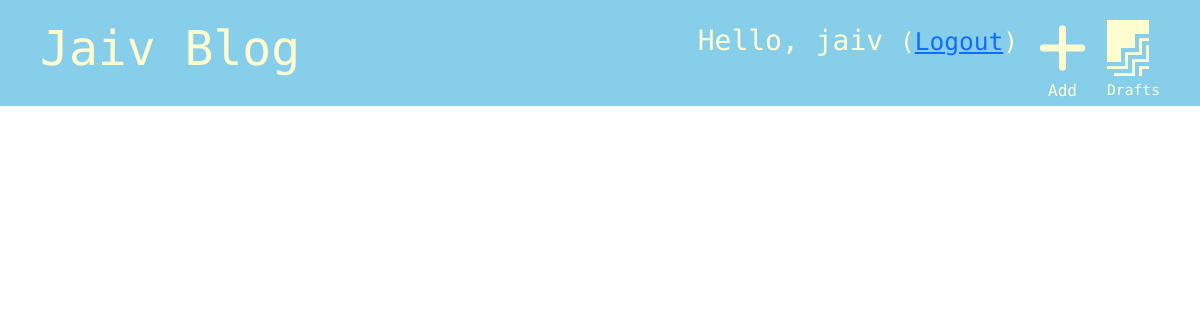
Before: /drafts/ (signed in) with the older database file.
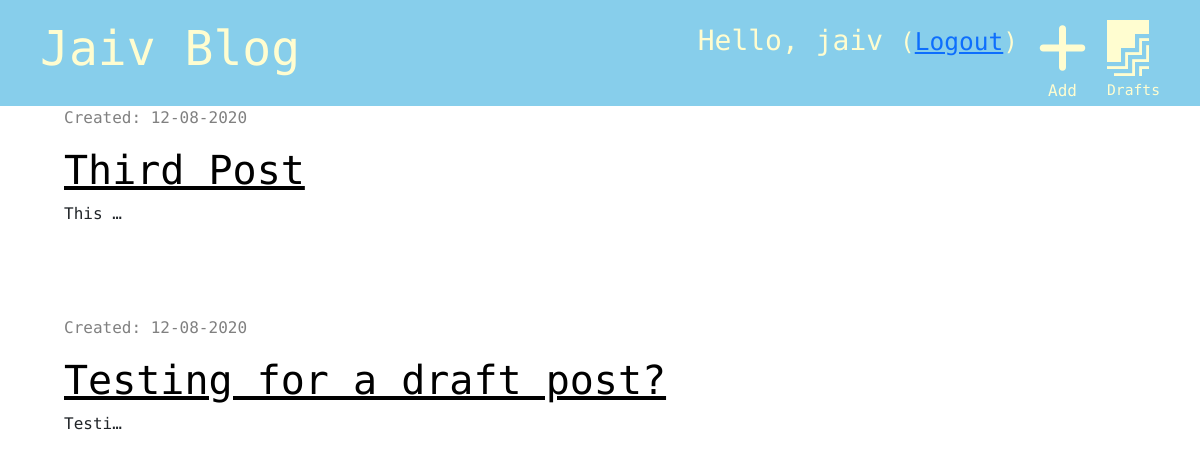
After: the same page with the newer database file.
### blog/models.py (models this page shows, shortened)
class Post(models.Model):
    author = models.ForeignKey('auth.User', on_delete=models.CASCADE)
    title = models.CharField(max_length=200)
    text = models.TextField()
    created_date = models.DateTimeField(default=timezone.now)
    published_date = models.DateTimeField(blank=True, null=True)

### blog/views.py (the view)
# urls.py: path('drafts/', views.post_draft_list, name='post_draft_list'),
@login_required
def post_draft_list(request):
    posts = Post.objects.filter(published_date__isnull=True).order_by('-created_date')
    stuff_for_frontend = {'posts':posts}
    return render(request, 'blog/post_draft_list.html', stuff_for_frontend)

### blog/templates/blog/post_draft_list.html (shortened to what this page needs)
{% extends 'blog/base.html' %}
{% block content %}
    {% for post in posts %}
       <div class="post">
            {% if post.created_date %}
            <div class="date">
                <p>Created: {{ post.created_date | date:'d-m-Y' }}</p>
            </div>
            {% endif %}
           <h1><a href="{% url 'post_detail' pk=post.pk %}">{{ post.title }}</a></h1>
            <p> {{ post.text|truncatechars:6}}</p>
        </div>
    {% endfor %}
{% endblock %}

Changed rows visible on the page:
now on this page (row edited): Post: created_date "12-08-2020", title "Third Post", text "This …"
now on this page (row edited): Post: created_date "12-08-2020", title "Testing for a draft post?", text "Testi…"
